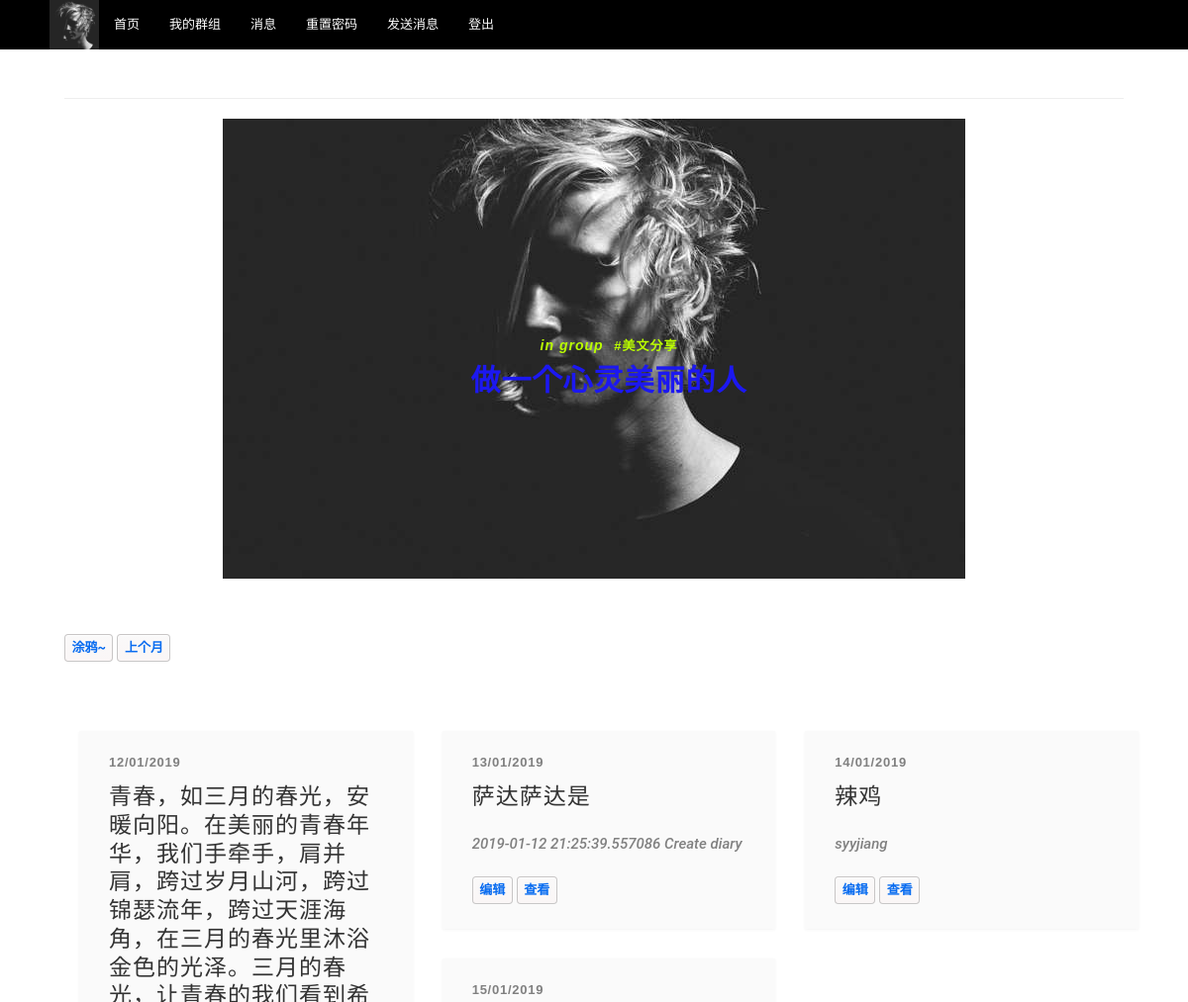
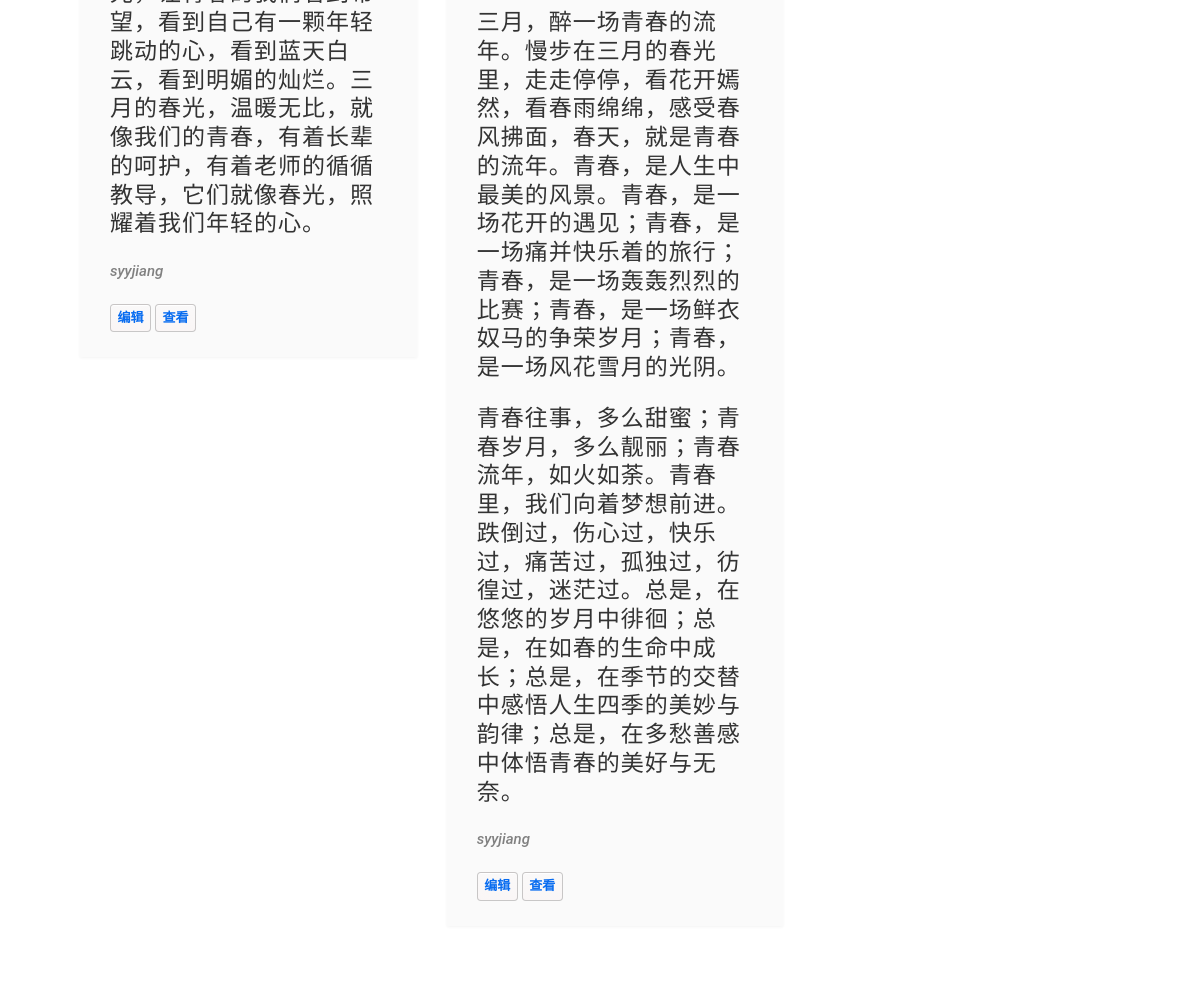
Screenshot of /diary_month/45/2019/1/1 (signed in) with the database file from the repository (2 pictures, top to bottom).
### users/models.py (models this page shows, shortened)
class UserInfo(models.Model):
    GENDER_CHOICES = (
        (u'M', u'Male'),
        (u'F', u'Female'),
    )
    user = models.OneToOneField(User, on_delete = models.CASCADE)
    name = models.CharField(max_length = 20, default = "None")
    gender = models.CharField(max_length = 6, choices = GENDER_CHOICES, default = "Male")
    email = models.CharField(max_length = 40, default = "E@E.com")
    intro = models.CharField(max_length = 200, default = "laji")
    profile = ProcessedImageField(upload_to='user/img', default='user/img/default.jpg',
        processors=[ResizeToFill(500, 500)],  format='JPEG', options={'quality': 60})
    unread_count = models.IntegerField(default=0)

### lenotes/models.py (models this page shows, shortened)
class Group(models.Model):
    name = models.CharField(max_length = 40, default="example group")
    intro = models.CharField(max_length = 200, default="no introduce")
    date_added = models.DateTimeField(auto_now_add = True)
    owner = models.ForeignKey(User, on_delete = models.CASCADE, related_name='group_owner')
    members = models.ManyToManyField(User)
    profile = ProcessedImageField(upload_to='group/img', default='group/img/default.jpg',
        processors=[ResizeToFill(750, 465)],  format='JPEG', options={'quality': 60})

class Diary(models.Model):
    content = MarkdownxField()
    date_added = models.DateTimeField(auto_now_add = True)
    group = models.ForeignKey(Group,on_delete = models.CASCADE)
    diary_log = models.TextField(default=str(datetime.now()) + "  Create diary")

### lenotes/views.py (the view)
# urls.py: path('diary_month/<int:group_id>/<int:year>/<int:month>/<int:styleSelect>', views.diary_month, name = 'diary_month'),
@login_required
def diary_month(request, group_id, year, month, styleSelect):
    get_group = Group.objects.get(id=group_id)
    check_user(request, get_group, 1)
    tdiary = get_group.diary_set.order_by('-date_added')
    createJudge = False
    if tdiary.count()==0:
        createJudge = True
    elif tdiary[0].date_added.year != datetime.now().year or tdiary[0].date_added.month != datetime.now().month\
        or tdiary[0].date_added.day != datetime.now().day:
        createJudge = True
    diarys = get_group.diary_set.filter(date_added__year=year, date_added__month = month)
    odiarys = diarys.order_by('date_added')
    lastMonth, lastYear, nextMonth, nextYear = 1, 1, 1, 1
    lastMonthJudge = True
    if tdiary.count() == 0 or month==tdiary[len(tdiary)-1].date_added.month:
        lastMonthJudge = False
    if month==1:
        lastMonth = 12
        lastYear = year-1
    else:
        lastMonth = month-1
        lastYear = year
    nextMonthJudge = True
    if month==datetime.now().month:
        nextMonthJudge = False
    if month==12:
        nextMonth = 1
        nextYear = year+1
    else:
        nextMonth = month+1
        nextYear = year
    context = {
        'group': get_group,
        'odiarys': odiarys,
        'createJudge': createJudge,
        'nowYear': year,
        'nowMonth': month,
        'lastMonth': lastMonth,
        'lastYear': lastYear,
        'lastMonthJudge': lastMonthJudge,
        'nextMonthJudge': nextMonthJudge,
        'nextMonth': nextMonth,
        'nextYear': nextYear,
    }
    if styleSelect == 1:
        return render(request, 'lenotes/group_diary_md.html', context)
    elif styleSelect == 2:
        return render(request, 'lenotes/group_diary.html', context)

### lenotes/templatetags/base.py (called while the page is built)
@register.filter
def getUnreadCount(user):
    try:
        info = UserInfo.objects.get(user=user)
    except ObjectDoesNotExist:
        return 0
    else:
        return info.unread_count

@register.filter(is_safe = True)
@stringfilter
def custom_markdown(value):
    return mark_safe(markdown.markdown(value,
                              extensions = ['markdown.extensions.extra',
											'markdown.extensions.toc',
											'markdown.extensions.sane_lists',
											'markdown.extensions.nl2br',
                                            'markdown.extensions.codehilite'],
                              safe_mode = True,
                              enable_attributes = False))

### lenotes/views.py (called while the page is built)
def check_user(request, group, flag):
    if flag == 0 and request.user != group.owner:
        raise Http404
    elif flag == 1 and request.user not in group.members.all():
        raise Http404

### lenotes/templates/lenotes/group_diary_md.html (shortened to what this page needs)
{% extends 'lenotes/base.html' %} {% load bootstrap3 %}{% load staticfiles %}{% load base %}  {% block content %}
<link rel="stylesheet" type="text/css" href="{% static 'css/main.css' %}">
<link rel="stylesheet" type="text/css" href="{% static 'css/style.css' %}">
<p>
    <section class="row featured-post-carousel">
        <div class="item post" align = "center">
            <img src="/media/{{group.profile}}" alt="" class="img-responsive main-bg">
            <div class="post-content">
                <div class="container">
                    <h5 style="color: rgb(187, 255, 0)" class="post-meta"><i>In Group</i> #{{group.name}}</h5>
                    <h2 class="post-title"><a style="color: rgb(28, 24, 241)"  href="{% url 'lenotes:group' group.id %} ">{{group.intro}}</a></h2>
                </div>
            </div>
        </div>
    </section>
</p>
<li>
    <a class="ohbut" href="{% url 'lenotes:diary_month' group.id nowYear nowMonth 2 %}" role="button">涂鸦~</a>
    {% if lastMonthJudge %}
    <a href="{% url 'lenotes:diary_month' group.id lastYear lastMonth 1 %}" class="ohbut">上个月</a> {% endif %}
</li>
<div>
        <section class="row content-wrap">
            <div class="container">
                <div class="row" id="post-masonry">
                    {% for diary in odiarys %}
                        <article class="col-sm-4 post post-masonry post-format-image">
                            <div class="post-wrapper row">
                                <div class="post-excerpt row">
                                    <h5 class="post-meta">
                                        <a class="date">{{diary.date_added|date:'d/m/Y'}}</a>
                                    </h5>
                                    <h3 class="post-title" ><a href="{% url 'lenotes:single_diary' diary.id %}">{{diary.content|custom_markdown}}</a></h3>
                                    <p class='my_content'>{{diary.diary_log}}</p>
                                    <a href="{% url 'lenotes:edit_diary_md' diary.id %}" class="ohbut">编辑</a>
                                    <a href="{% url 'lenotes:single_diary' diary.id %}" class="ohbut">查看</a>
                                </div>
                            </div>
                        </article>
                    {% empty %}
                        <div style="height: 300px;">
                            <h3 class="post-title">{{diary.content|custom_markdown}}</h3>
                        </div>
                    {% endfor %}
                </div>
            </div>
        </section>
</div>
{% load static %}
<link rel="stylesheet" href="{% static 'css/diary_style.css' %}">
{% endblock content %}

### lenotes/templates/lenotes/base.html (shortened to what this page needs)
{% load bootstrap3 %}{% load staticfiles %}{% load base %} {% load static %}
<!DOCTYPE html>
<html lang="en">
<head>
    {% bootstrap_css %} {% bootstrap_javascript %}
</head>
<body style = "background-color:rgba(255, 255, 255, 0)">
    <nav class="navbar navbar-default navbar-static-top" style = "background-color: black; border-color: black;">
        <div class="container" style = "background-color: black; border-color: black;">
            <div id="navbar" class="navbar-collapse collapse" style="width: 1070px height: 50px">
                {% if user.is_authenticated %}
                <div class="navbar-header">
                    <a href="{% url 'users:settings' %}">
                        <img style="width: 50px; height: 50px; "  src="/media/{{user.userinfo.profile}}" alt="" />
                    </a>
                </div>
                <ul class="nav navbar-nav">
                    <li><a href="{% url 'lenotes:index' %}" style = "color:white">首页</a></li>
                </ul>
                <ul class="nav navbar-nav">
                    <li><a href="{% url 'users:home' %}" style = "color:white">我的群组</a></li>
                </ul>
                <ul class="nav navbar-nav">
                    <li><a href="{% url 'users:notice' %}" style = "color:white">消息</a></li>
                </ul>
                <ul class="nav navbar-nav">
                    <li><a href="{% url 'users:reset_password' %}" style = "color:white">重置密码</a></li>
                </ul>
                <ul class="nav navbar-nav">
                    <li><a href="{% url 'users:send_message' %}" style = "color:white">发送消息</a></li>
                </ul>
                <ul class="nav navbar-nav">
                    <li><a href="{% url 'users:logout' %}" style = "color:white">登出</a></li>
                </ul>
                {% endif %}
            </div>
        </div>
    </nav>
    <div class="container" style = "background-color:rgba(255, 255, 255, 0.808)">
        <div class="page-header">
        </div>
        <div>
            {% block content %}{% endblock %}
        </div>
    </div>
</body>
</html>

### lenotes/static/css/main.css (style rules this page uses)
h1, h2, h3, h4, h5, h6 { color: #6d6d6d; font-family: "raleway-regular", arial; letter-spacing: 1px; }
h2 { font-size: 1.5em; }
h3 { font-size: 1.17em; }
h5 { font-size: .83em; }
h1, h2, h3, h4, h5, h6 { font-weight: bolder }
.container { width: 1100px; margin: 0 auto; }
.featured-post-carousel h2 a { color: #fff; }

### lenotes/static/css/diary_style.css (style rules this page uses)
li { list-style: none; }
ul { list-style: none; }
p { font-family: "Fira Sans", sans-serif; }
h2 { font-family: "Fira Sans", sans-serif; }
*, *::after, *::before { box-sizing: border-box; }
html { font-size: 62.5%; }
body { font-size: 1.6rem; color: #383838; background-color: #fff; }
a { color: #7b9d6f; text-decoration: none; }

### lenotes/templates/lenotes/group_diary_md.html (style rules this page uses)
.ohbut { display: inline-block; padding: .3em .5em; background-image: linear-gradient(rgb(250, 249, 249), rgb(250, 246, 246)); border: 1px solid rgba(0,0,0,.2); border-radius: .3em; box-shadow: 0 1px white inset; text-align: center; color:rgb(8, 108, 240); font-weight: bold; }

### rows the page displays
Group: profile (picture), name "美文分享", intro "做一个心灵美丽的人"
Diary: date_added "12/01/2019", content|custom_markdown "青春，如三月的春光，安暖向阳。在美丽的青春年华，我们手牵手，肩并肩，跨过岁月山河，跨过锦瑟流年，跨过天涯海角，在三月的春光里沐浴金色的光泽。三月的春光，让青春的我们看到希望，看到自己有一颗年轻跳动的心，看到蓝天白云，看到明媚的灿烂。三月的春光，温暖无比，就像我们的青春，有着长辈的呵护，有着老师的循循教导，它们就像春光，照耀着我们年轻的心。", diary_log "syyjiang"
Diary: date_added "13/01/2019", content|custom_markdown "萨达萨达是", diary_log "2019-01-12 21:25:39.557086 Create diary"
Diary: date_added "14/01/2019", content|custom_markdown "辣鸡", diary_log "syyjiang"
Diary: date_added "15/01/2019", content|custom_markdown "三月，醉一场青春的流年。慢步在三月的春光里，走走停停，看花开嫣然，看春雨绵绵，感受春风拂面，春天，就是青春的流年。青春，是人生中最美的风景。青春，是一场花开的遇见；青春，是一场痛并快乐着的旅行；青春，是一场轰轰烈烈的比赛；青春，是一场鲜衣奴马的争荣岁月；青春，是一场风花雪月的光阴。 青春往事，多么甜蜜；青春岁月，多么靓丽；青春流年，如火如荼。青春里，我们向着梦想前进。跌倒过，伤心过，快乐过，痛苦过，孤独过，彷徨过，迷茫过。总是，在悠悠的岁月中徘徊；总是，在如春的生命中成长；总是，在季节的交替中感悟人生四季的美妙与韵律；总是，在多愁善感中体悟青春的美好与无奈。", diary_log "syyjiang"
